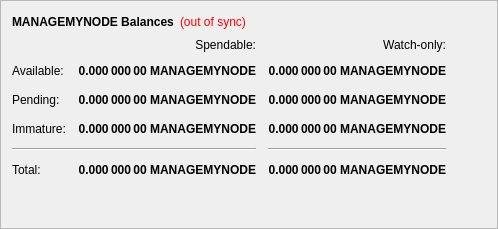
        <widget class="QFrame" name="frame">
         <property name="frameShape">
          <enum>QFrame::StyledPanel</enum>
         </property>
         <property name="frameShadow">
          <enum>QFrame::Raised</enum>
         </property>
         <layout class="QVBoxLayout" name="verticalLayout_4">
          <item>
           <layout class="QHBoxLayout" name="horizontalLayout_4">
            <item>
             <widget class="QLabel" name="label_5">
              <property name="font">
               <font>
                <weight>75</weight>
                <bold>true</bold>
               </font>
              </property>
              <property name="text">
               <string>MANAGEMYNODE Balances</string>
              </property>
             </widget>
            </item>
            <item>
             <widget class="QLabel" name="labelWalletStatus">
              <property name="cursor">
               <cursorShape>WhatsThisCursor</cursorShape>
              </property>
              <property name="toolTip">
               <string>The displayed information may be out of date. Your wallet automatically synchronizes with the ManageMyNode network after a connection is established, but this process has not completed yet.</string>
              </property>
              <property name="styleSheet">
               <string notr="true">QLabel { color: red; }</string>
              </property>
              <property name="text">
               <string notr="true">(out of sync)</string>
              </property>
              <property name="alignment">
               <set>Qt::AlignLeading|Qt::AlignLeft|Qt::AlignVCenter</set>
              </property>
             </widget>
            </item>
            <item>
             <spacer name="horizontalSpacer_3">
              <property name="orientation">
               <enum>Qt::Horizontal</enum>
              </property>
              <property name="sizeHint" stdset="0">
               <size>
                <width>40</width>
                <height>20</height>
               </size>
              </property>
             </spacer>
            </item>
           </layout>
          </item>
          <item>
           <layout class="QGridLayout" name="gridLayout">
            <property name="spacing">
             <number>12</number>
            </property>
            <item row="2" column="2">
             <widget class="QLabel" name="labelWatchPending">
              <property name="font">
               <font>
                <weight>75</weight>
                <bold>true</bold>
               </font>
              </property>
              <property name="cursor">
               <cursorShape>IBeamCursor</cursorShape>
              </property>
              <property name="toolTip">
               <string>Unconfirmed transactions to watch-only addresses</string>
              </property>
              <property name="text">
               <string notr="true">0.000 000 00 MANAGEMYNODE</string>
              </property>
              <property name="alignment">
               <set>Qt::AlignRight|Qt::AlignTrailing|Qt::AlignVCenter</set>
              </property>
              <property name="textInteractionFlags">
               <set>Qt::LinksAccessibleByMouse|Qt::TextSelectableByKeyboard|Qt::TextSelectableByMouse</set>
              </property>
             </widget>
            </item>
            <item row="2" column="1">
             <widget class="QLabel" name="labelUnconfirmed">
              <property name="font">
               <font>
                <weight>75</weight>
                <bold>true</bold>
               </font>
              </property>
              <property name="cursor">
               <cursorShape>IBeamCursor</cursorShape>
              </property>
              <property name="toolTip">
               <string>Total of transactions that have yet to be confirmed, and do not yet count toward the spendable balance</string>
              </property>
              <property name="text">
               <string notr="true">0.000 000 00 MANAGEMYNODE</string>
              </property>
              <property name="alignment">
               <set>Qt::AlignRight|Qt::AlignTrailing|Qt::AlignVCenter</set>
              </property>
              <property name="textInteractionFlags">
               <set>Qt::LinksAccessibleByMouse|Qt::TextSelectableByKeyboard|Qt::TextSelectableByMouse</set>
              </property>
             </widget>
            </item>
            <item row="3" column="2">
             <widget class="QLabel" name="labelWatchImmature">
              <property name="font">
               <font>
                <weight>75</weight>
                <bold>true</bold>
               </font>
              </property>
              <property name="cursor">
               <cursorShape>IBeamCursor</cursorShape>
              </property>
              <property name="toolTip">
               <string>Staked or masternode rewards in watch-only addresses that has not yet matured</string>
              </property>
              <property name="text">
               <string notr="true">0.000 000 00 MANAGEMYNODE</string>
              </property>
              <property name="alignment">
               <set>Qt::AlignRight|Qt::AlignTrailing|Qt::AlignVCenter</set>
              </property>
              <property name="textInteractionFlags">
               <set>Qt::LinksAccessibleByMouse|Qt::TextSelectableByKeyboard|Qt::TextSelectableByMouse</set>
              </property>
             </widget>
            </item>
            <item row="4" column="0" colspan="2">
             <widget class="Line" name="lineSpendableBalance">
              <property name="orientation">
               <enum>Qt::Horizontal</enum>
              </property>
             </widget>
            </item>
            <item row="4" column="2">
             <widget class="Line" name="lineWatchBalance">
              <property name="sizePolicy">
               <sizepolicy hsizetype="Preferred" vsizetype="Fixed">
                <horstretch>0</horstretch>
                <verstretch>0</verstretch>
               </sizepolicy>
              </property>
              <property name="minimumSize">
               <size>
                <width>140</width>
                <height>0</height>
               </size>
              </property>
              <property name="orientation">
               <enum>Qt::Horizontal</enum>
              </property>
             </widget>
            </item>
            <item row="5" column="0">
             <widget class="QLabel" name="labelTotalText">
              <property name="text">
               <string>Total:</string>
              </property>
             </widget>
            </item>
            <item row="3" column="1">
             <widget class="QLabel" name="labelImmature">
              <property name="font">
               <font>
                <weight>75</weight>
                <bold>true</bold>
               </font>
              </property>
              <property name="cursor">
               <cursorShape>IBeamCursor</cursorShape>
              </property>
              <property name="toolTip">
               <string>Staked or masternode rewards that has not yet matured</string>
              </property>
              <property name="text">
               <string notr="true">0.000 000 00 MANAGEMYNODE</string>
              </property>
              <property name="alignment">
               <set>Qt::AlignRight|Qt::AlignTrailing|Qt::AlignVCenter</set>
              </property>
              <property name="textInteractionFlags">
               <set>Qt::LinksAccessibleByMouse|Qt::TextSelectableByKeyboard|Qt::TextSelectableByMouse</set>
              </property>
             </widget>
            </item>
            <item row="2" column="3">
             <spacer name="horizontalSpacer_2">
              <property name="orientation">
               <enum>Qt::Horizontal</enum>
              </property>
              <property name="sizeHint" stdset="0">
               <size>
                <width>40</width>
                <height>20</height>
               </size>
              </property>
             </spacer>
            </item>
            <item row="3" column="0">
             <widget class="QLabel" name="labelImmatureText">
              <property name="text">
               <string>Immature:</string>
              </property>
             </widget>
            </item>
            <item row="5" column="1">
             <widget class="QLabel" name="labelTotal">
              <property name="font">
               <font>
                <weight>75</weight>
                <bold>true</bold>
               </font>
              </property>
              <property name="cursor">
               <cursorShape>IBeamCursor</cursorShape>
              </property>
              <property name="toolTip">
               <string>Your current total balance</string>
              </property>
              <property name="text">
               <string notr="true">0.000 000 00 MANAGEMYNODE</string>
              </property>
              <property name="alignment">
               <set>Qt::AlignRight|Qt::AlignTrailing|Qt::AlignVCenter</set>
              </property>
              <property name="textInteractionFlags">
               <set>Qt::LinksAccessibleByMouse|Qt::TextSelectableByKeyboard|Qt::TextSelectableByMouse</set>
              </property>
             </widget>
            </item>
            <item row="5" column="2">
             <widget class="QLabel" name="labelWatchTotal">
              <property name="font">
               <font>
                <weight>75</weight>
                <bold>true</bold>
               </font>
              </property>
              <property name="cursor">
               <cursorShape>IBeamCursor</cursorShape>
              </property>
              <property name="toolTip">
               <string>Current total balance in watch-only addresses</string>
              </property>
              <property name="text">
               <string notr="true">0.000 000 00 MANAGEMYNODE</string>
              </property>
              <property name="alignment">
               <set>Qt::AlignRight|Qt::AlignTrailing|Qt::AlignVCenter</set>
              </property>
              <property name="textInteractionFlags">
               <set>Qt::LinksAccessibleByMouse|Qt::TextSelectableByKeyboard|Qt::TextSelectableByMouse</set>
              </property>
             </widget>
            </item>
            <item row="0" column="2">
             <widget class="QLabel" name="labelWatchonly">
              <property name="text">
               <string>Watch-only:</string>
              </property>
              <property name="alignment">
               <set>Qt::AlignRight|Qt::AlignTrailing|Qt::AlignVCenter</set>
              </property>
             </widget>
            </item>
            <item row="1" column="0">
             <widget class="QLabel" name="labelBalanceText">
              <property name="text">
               <string>Available:</string>
              </property>
             </widget>
            </item>
            <item row="1" column="1">
             <widget class="QLabel" name="labelBalance">
              <property name="font">
               <font>
                <weight>75</weight>
                <bold>true</bold>
               </font>
              </property>
              <property name="cursor">
               <cursorShape>IBeamCursor</cursorShape>
              </property>
              <property name="toolTip">
               <string>Your current spendable balance</string>
              </property>
              <property name="text">
               <string notr="true">0.000 000 00 MANAGEMYNODE</string>
              </property>
              <property name="alignment">
               <set>Qt::AlignRight|Qt::AlignTrailing|Qt::AlignVCenter</set>
              </property>
              <property name="textInteractionFlags">
               <set>Qt::LinksAccessibleByMouse|Qt::TextSelectableByKeyboard|Qt::TextSelectableByMouse</set>
              </property>
             </widget>
            </item>
            <item row="1" column="2">
             <widget class="QLabel" name="labelWatchAvailable">
              <property name="font">
               <font>
                <weight>75</weight>
                <bold>true</bold>
               </font>
              </property>
              <property name="cursor">
               <cursorShape>IBeamCursor</cursorShape>
              </property>
              <property name="toolTip">
               <string>Your current balance in watch-only addresses</string>
              </property>
              <property name="text">
               <string notr="true">0.000 000 00 MANAGEMYNODE</string>
              </property>
              <property name="alignment">
               <set>Qt::AlignRight|Qt::AlignTrailing|Qt::AlignVCenter</set>
              </property>
              <property name="textInteractionFlags">
               <set>Qt::LinksAccessibleByMouse|Qt::TextSelectableByKeyboard|Qt::TextSelectableByMouse</set>
              </property>
             </widget>
            </item>
            <item row="2" column="0">
             <widget class="QLabel" name="labelPendingText">
              <property name="text">
               <string>Pending:</string>
              </property>
             </widget>
            </item>
            <item row="0" column="1">
             <widget class="QLabel" name="labelSpendable">
              <property name="text">
               <string>Spendable:</string>
              </property>
              <property name="alignment">
               <set>Qt::AlignRight|Qt::AlignTrailing|Qt::AlignVCenter</set>
              </property>
             </widget>
            </item>
           </layout>
          </item>
          <item>
           <spacer name="verticalSpacer_4">
            <property name="orientation">
             <enum>Qt::Vertical</enum>
            </property>
            <property name="sizeHint" stdset="0">
             <size>
              <width>20</width>
              <height>40</height>
             </size>
            </property>
           </spacer>
          </item>
         </layout>
        </widget>
